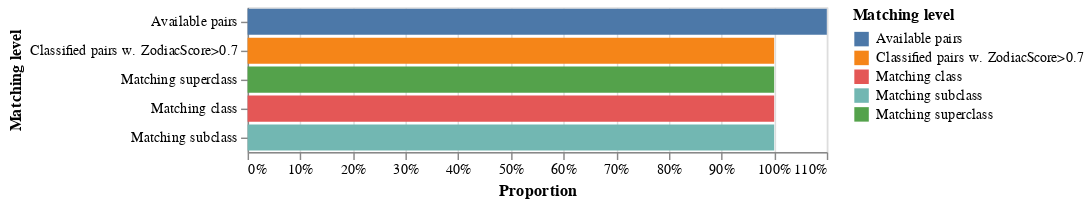

The cell this chart's notebook holds for it:
### Code cell
check_matching_annotations.table_class_matching
make_barchart_match(check_matching_annotations.table_class_matching) ### This one for absolute values
make_barchart_match_rel(check_matching_annotations.table_class_matching)

### Figure 1 — Vega-Lite specification as saved in the notebook (floating-point values rounded to 4 significant figures)
{"config": {"view": {"continuousWidth": 400, "continuousHeight": 300}}, "data": {"name": "data-04c28b1c3fa0cc1a136e24be97460dd6"}, "mark": "bar", "encoding": {"color": {"type": "nominal", "field": "Matching level"}, "x": {"type": "quantitative", "axis": {"format": ".0%"}, "field": "Relative", "stack": "zero", "title": "Proportion"}, "y": {"type": "nominal", "field": "Matching level", "sort": "-x"}}, "$schema": "https://vega.github.io/schema/vega-lite/v4.8.1.json", "datasets": {"data-04c28b1c3fa0cc1a136e24be97460dd6": [{"Matching level": "Available pairs", "Count": 11, "Relative": 1.1}, {"Matching level": "Classified pairs w. ZodiacScore>0.7", "Count": 10, "Relative": 1.0}, {"Matching level": "Matching superclass", "Count": 10, "Relative": 1.0}, {"Matching level": "Matching class", "Count": 10, "Relative": 1.0}, {"Matching level": "Matching subclass", "Count": 10, "Relative": 1.0}]}}
